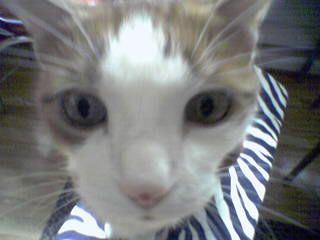
#> input picture models/1.jpg, 320 x 240 px, given in place of 20190827 000015.jpg, which was not available
$ python data_utils.py
#> lines starting #> are read from the running program, lines starting #| are printed output that depends on the picture; pictures that were not available may be replaced by others from this repository, and a replacement may not be noted
import cv2
import numpy as np
from matplotlib import pyplot as plt
import os
img = cv2.imread('../data/train/unqual/20190827 000015.jpg')
#> img is the input picture: shape (240, 320, 3); mean B, G, R 123.4, 122.7, 120.9
# [10 lines of commented-out code are left out]


# [84 lines left out: functions crop_img, rotate_img, contrast_bright_img, filter2d_img, sp_noise_img, gasuss_noise_img and 1 more, not called in this run]

def flip_img(img_name, img_type):
#> called with img_name = '1.jpg', img_type = 'qual'
    dire = '../data/train/stats7_0507/0507/'
    img = cv2.imread(dire + img_type + '/' + img_name, 0)
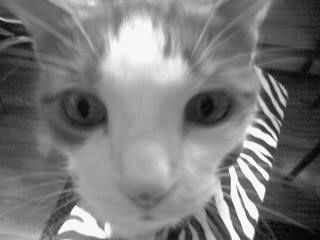
#> img: shape (240, 320); min 2, max 255, mean 122.2
    Img_h = cv2.flip(img, 1)  # 水平镜像
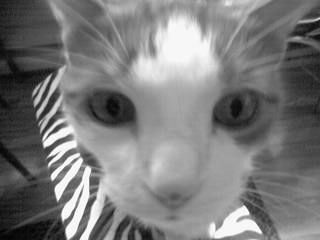
#> Img_h: shape (240, 320); min 2, max 255, mean 122.2
    Img_v = cv2.flip(img, 0)  # 垂直镜像
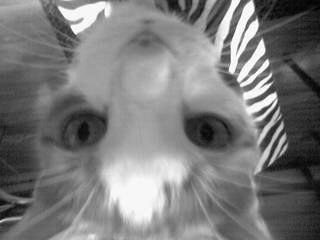
#> Img_v: shape (240, 320); min 2, max 255, mean 122.2
    Img_d = cv2.flip(img, -1)  # 对角镜像
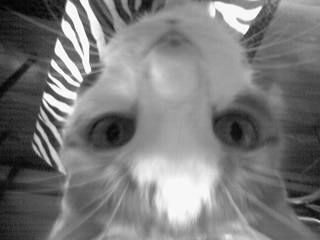
#> Img_d: shape (240, 320); min 2, max 255, mean 122.2

    cv2.imwrite(dire + img_type + '4x/' + img_name, img)
    cv2.imwrite(dire + img_type + '4x/h' + img_name, Img_h)
    cv2.imwrite(dire + img_type + '4x/v' + img_name, Img_v)
    cv2.imwrite(dire + img_type + '4x/d' + img_name, Img_d)
# [13 lines of commented-out code are left out]

num = 0
for pic in os.listdir('../data/train/stats7_0507/0507/qual'):
    flip_img(pic, 'qual')
    num += 1
    if num % 50 == 0:
        print('qual pic %d finished' % num)
#
num1 = 0
for pic in os.listdir('../data/train/stats7_0507/0507/unqual'):
    flip_img(pic, 'unqual')
    num1 += 1
    if num1 % 50 == 0:
        print('unqual pic %d finished' % num1)

# [6 lines of commented-out code are left out]

# [7 lines left out: function remove_, not called in this run]


# remove_('../data/train/stats7_0507/0507/七工位补充图片_2020年5月6日/NG/')
# remove_('../data/train_data_bk/train/训练图1227/unqual/')

$ run again, on data/train/11/qual4x/%5Bwallcoo.com%5D_1600_pussy_cat_wallpaper_02_Vol_124_FC197.jpg
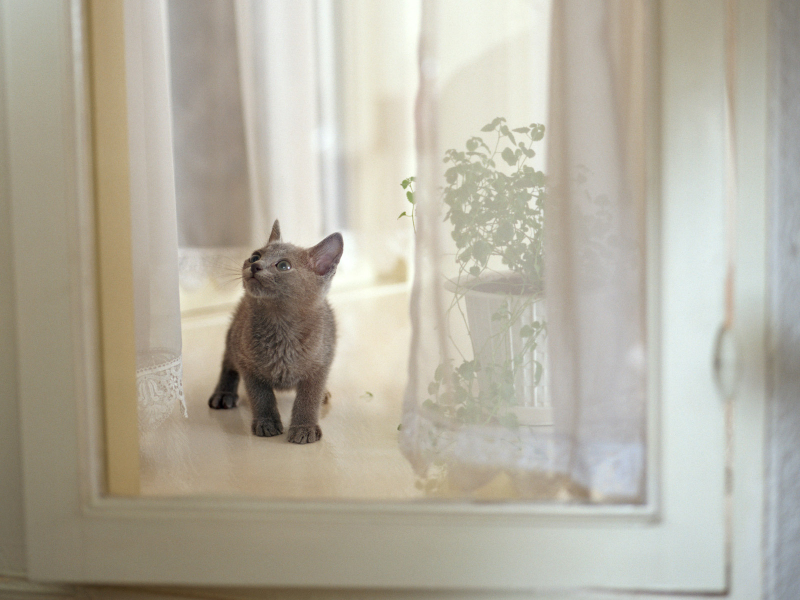
#> input picture data/train/11/qual4x/%5Bwallcoo.com%5D_1600_pussy_cat_wallpaper_02_Vol_124_FC197.jpg, 1600 x 1200 px, given in place of 20190827 000015.jpg, which was not available (shown at 1/2 size)
#> img is the input picture: shape (1200, 1600, 3); mean B, G, R 161.3, 175.8, 180.7
#> img: shape (1200, 1600)
#> in flip_img, `Img_v = cv2.flip(img, 0)`:
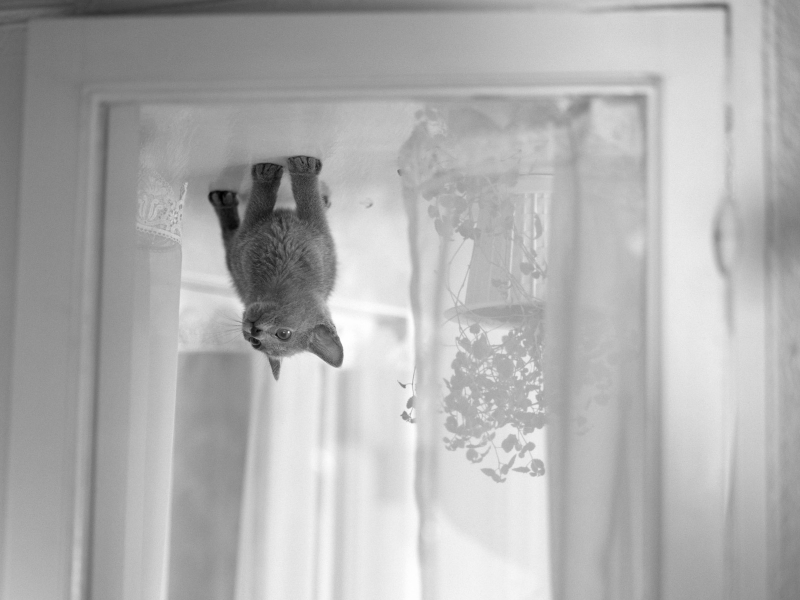
#> Img_v: shape (1200, 1600) (shown at 1/2 size); min 0, max 255, mean 175.6
#> in flip_img, `Img_d = cv2.flip(img, -1)`:
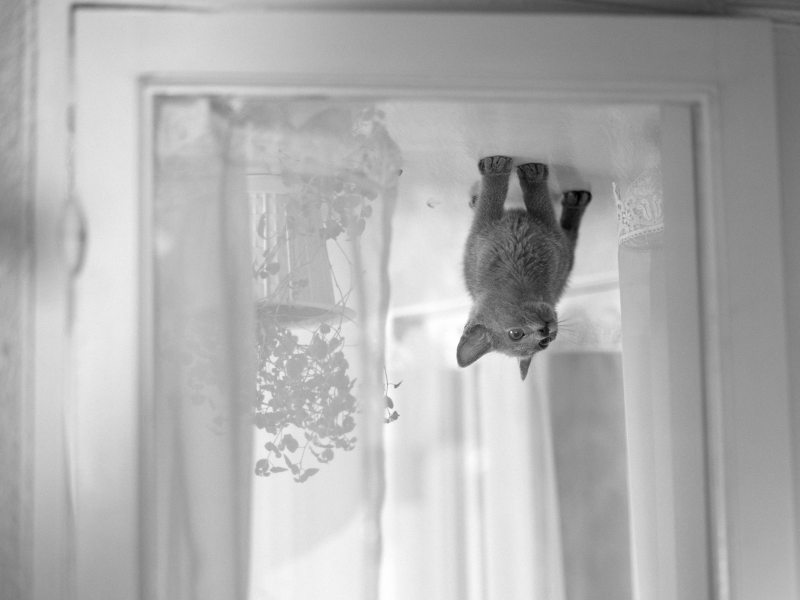
#> Img_d: shape (1200, 1600) (shown at 1/2 size); min 0, max 255, mean 175.6

$ run again, on data/train/11/qual4x/02027.jpg
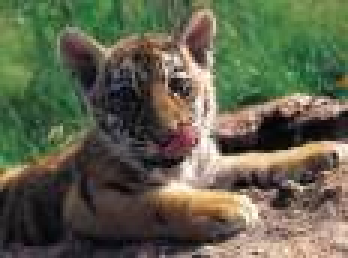
#> input picture data/train/11/qual4x/02027.jpg, 116 x 86 px, given in place of 20190827 000015.jpg, which was not available (shown 3 times larger)
#> img is the input picture: shape (86, 116, 3); mean B, G, R 76.8, 98.2, 96.2
#> img: shape (86, 116)
#> in flip_img, `Img_v = cv2.flip(img, 0)`:
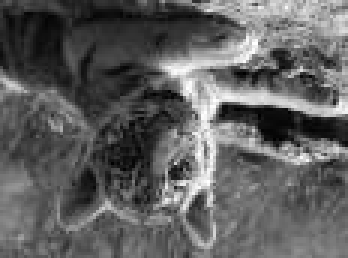
#> Img_v: shape (86, 116) (shown 3 times larger); min 0, max 255, mean 95.2
#> in flip_img, `Img_d = cv2.flip(img, -1)`:
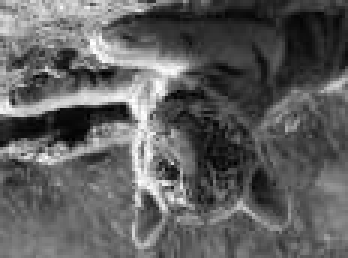
#> Img_d: shape (86, 116) (shown 3 times larger); min 0, max 255, mean 95.2
